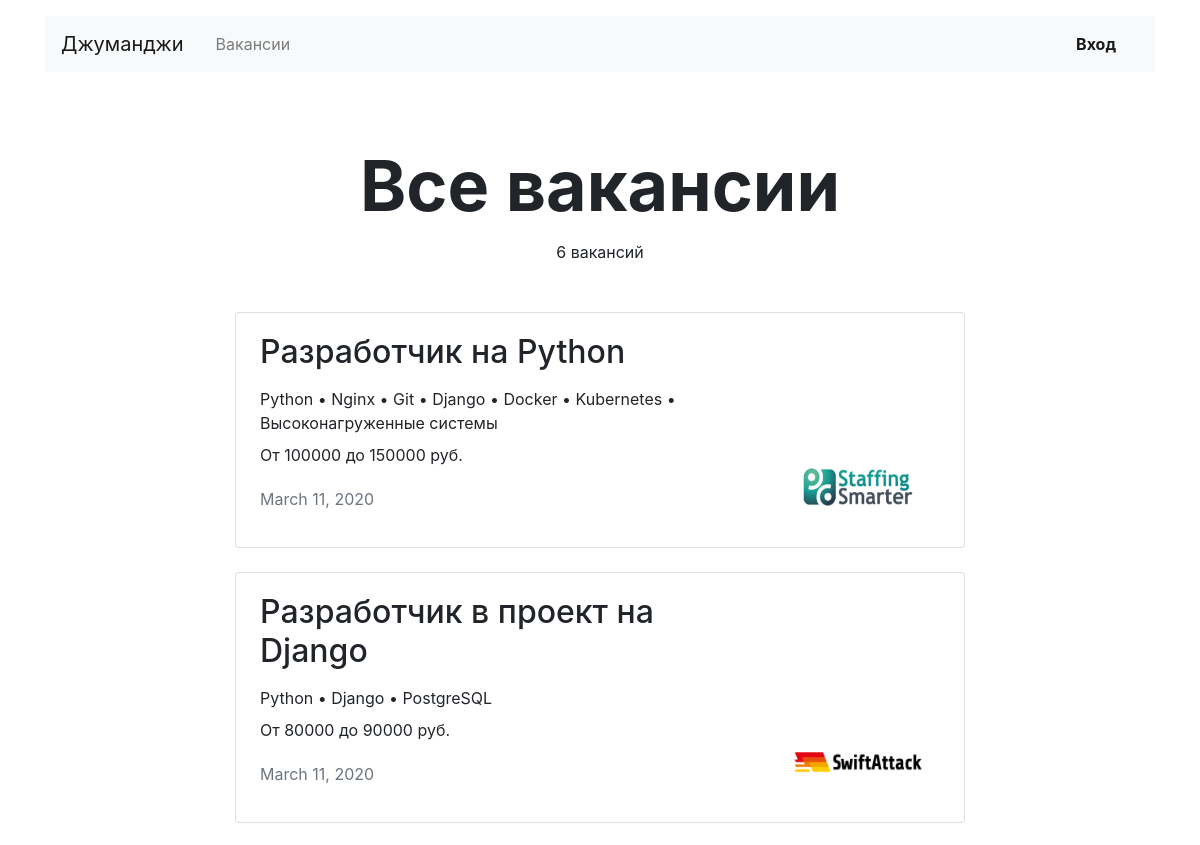
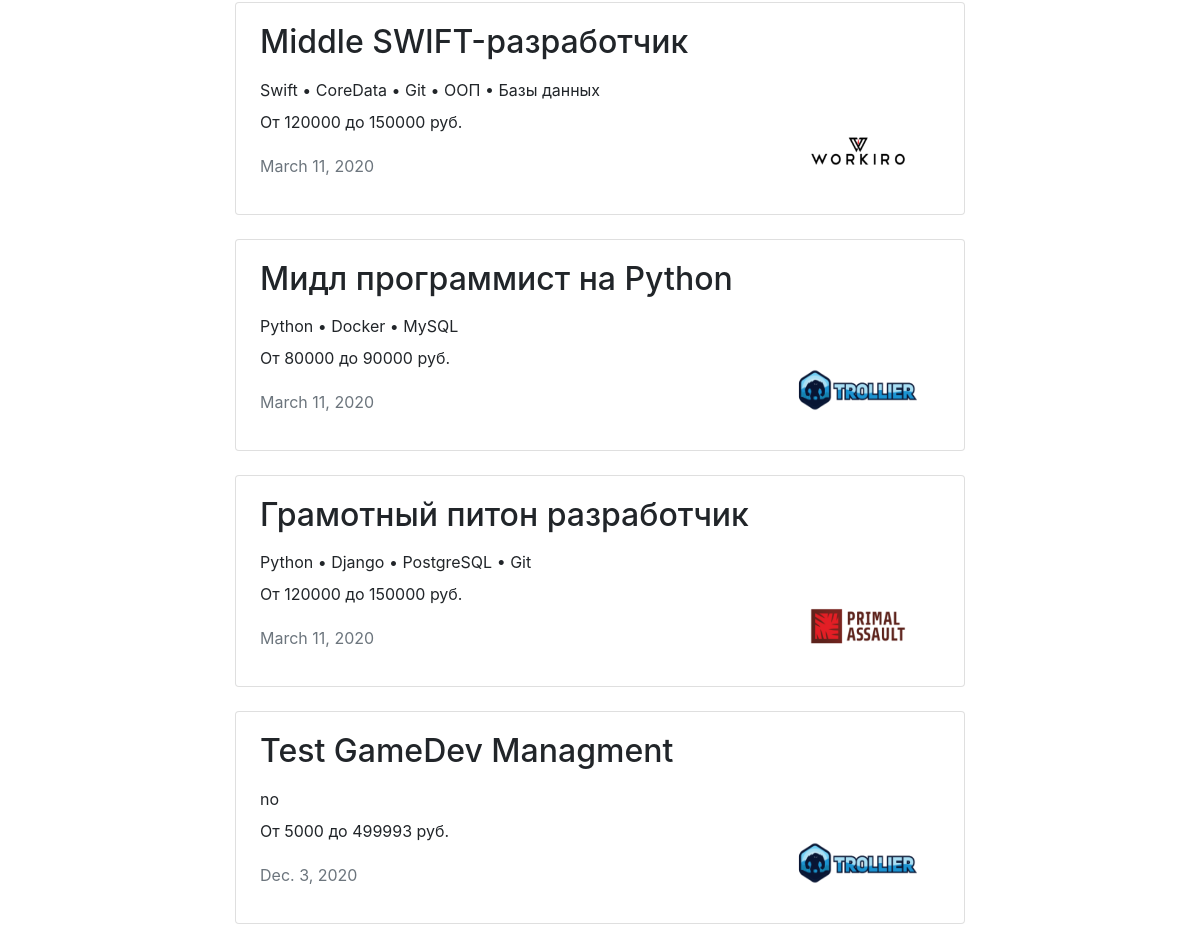
Page /vacancies/ on the committed database (2 pictures, top to bottom).
### jobs/models.py (models this page shows, shortened)
class Vacancy(models.Model):
    title = models.CharField(max_length=64)
    specialty = models.ForeignKey(Specialty, on_delete=models.CASCADE, related_name="vacancies")
    company = models.ForeignKey(Company, on_delete=models.CASCADE, related_name="vacancies")
    skills = models.TextField()
    description = models.TextField()
    salary_min = models.IntegerField()
    salary_max = models.IntegerField()
    published_at = models.DateField()
    class Meta:
        verbose_name_plural = 'vacancies'
    def skills_in_str(self):
        return self.skills.replace(',', ' •')

class Company(models.Model):
    name = models.CharField(max_length=64)
    location = models.CharField(max_length=64)
    logo = models.ImageField(upload_to=MEDIA_COMPANY_IMAGE_DIR, null=True, blank=True)
    description = models.TextField()
    employee_count = models.IntegerField()
    owner = models.OneToOneField(User, null=True, blank=True,
                                 on_delete=models.PROTECT, related_name='company')
    class Meta:
        verbose_name_plural = 'companies'

### jobs/views/public.py (the view)
# urls.py: path('vacancies/', public.vacancies_all, name='vacancies'),
def vacancies_all(request):
    vacancies = Vacancy.objects.all()
    context = {'vacancies': vacancies}
    return render(request, 'jobs/public/vacancies.html', context)

### jobs/templates/jobs/public/vacancies.html
{% extends 'jobs/base.html' %}
{% block content %}
  <main class="container mt-3">
    <section>
    {% if vacancies %}
      <h1 class="h1 text-center mx-auto mt-4 pt-5" style="font-size: 70px;"><strong>Все вакансии</strong></h1>
      <p class="text-center pt-1">{{ vacancies.count }} вакансий</p>
      <div class="row mt-5">
        <div class="col-12 col-lg-8 offset-lg-2 m-auto">
        {% for vacancy in vacancies %}
          <div class="card mb-4">
            <div class="card-body px-4">
              <div class="row">
                <div class="col-12 col-md-8 col-lg-9">
                  <h2 class="h2 pb-2">{{ vacancy.title }}</h2>
                  <p class="mb-2">{{ vacancy.skills_in_str }}</p>
                  <p>От {{ vacancy.salary_min }} до {{ vacancy.salary_max }} руб.</p>
                  <p class="text-muted pt-1">{{ vacancy.published_at }}</p>
                </div>
                <div class="col-12 col-md-4 col-lg-3 d-flex align-items-end">
                  <a href="{% url 'vacancy_detail' vacancy.id %}"><img src="{{ vacancy.company.logo.url }}" width="130" height="80" alt=""></a>
                </div>
              </div>
            </div>
          </div>
        {% endfor %}
        </div>
      </div>
    {% else %}
    <h1 class="h1 text-center mx-auto mt-4 pt-5" style="font-size: 70px;"><strong>Вакансий нет</strong></h1>
      <p class="text-center pt-1">По вашему запросу ничего не найдено</p>
      <div class="text-center"><a href="{% url 'main' %}" class="btn btn-primary">Вернуться назад</a></div>
      {% endif %}
    </section>
  </main>
{% endblock %}

### rows in the picture
Vacancy: title "Разработчик на Python", skills_in_str "Python • Nginx • Git • Django • Docker • Kubernetes • Высоконагруженные системы", salary_min "100000", salary_max "150000", published_at "March 11, 2020", company.logo (picture)
Vacancy: title "Разработчик в проект на Django", skills_in_str "Python • Django • PostgreSQL", salary_min "80000", salary_max "90000", published_at "March 11, 2020", company.logo (picture)
Vacancy: title "Middle SWIFT-разработчик", skills_in_str "Swift • CoreData • Git • ООП • Базы данных", salary_min "120000", salary_max "150000", published_at "March 11, 2020", company.logo (picture)
Vacancy: title "Мидл программист на Python", skills_in_str "Python • Docker • MySQL", salary_min "80000", salary_max "90000", published_at "March 11, 2020", company.logo (picture)
Vacancy: title "Грамотный питон разработчик", skills_in_str "Python • Django • PostgreSQL • Git", salary_min "120000", salary_max "150000", published_at "March 11, 2020", company.logo (picture)
Vacancy: title "Test GameDev Managment", skills_in_str "no", salary_min "5000", salary_max "499993", published_at "Dec. 3, 2020", company.logo (picture)

### other values in the picture
{{ vacancies.count }} "6"
